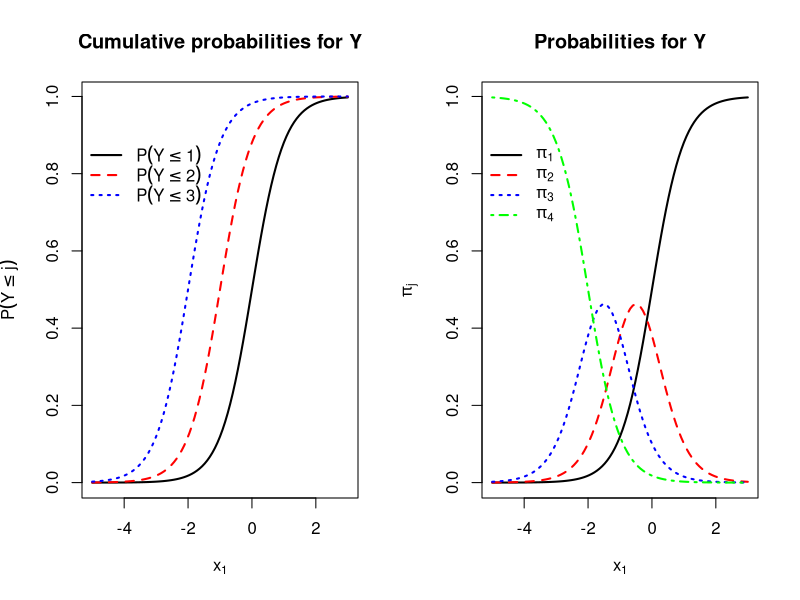
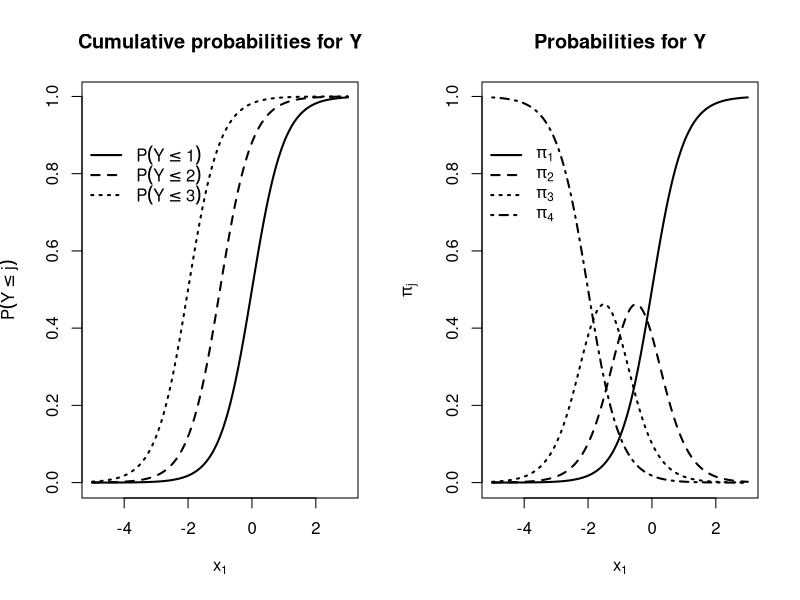
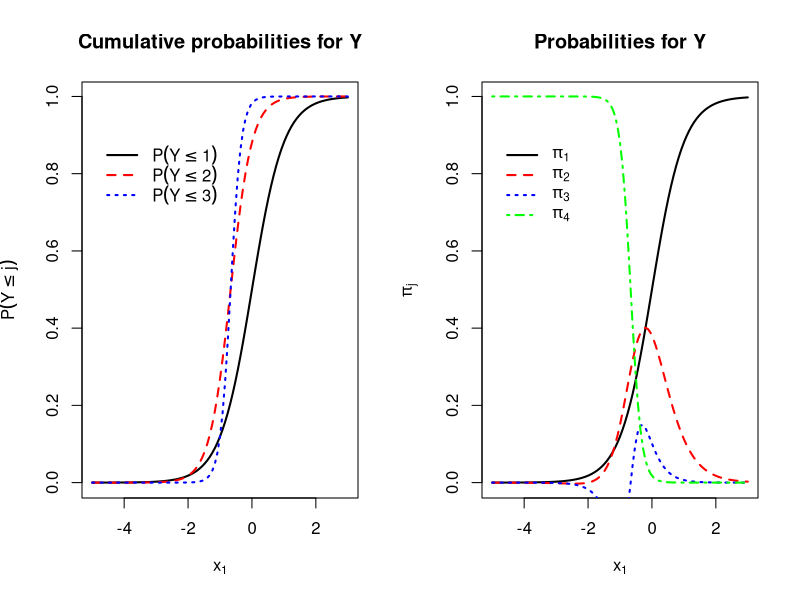
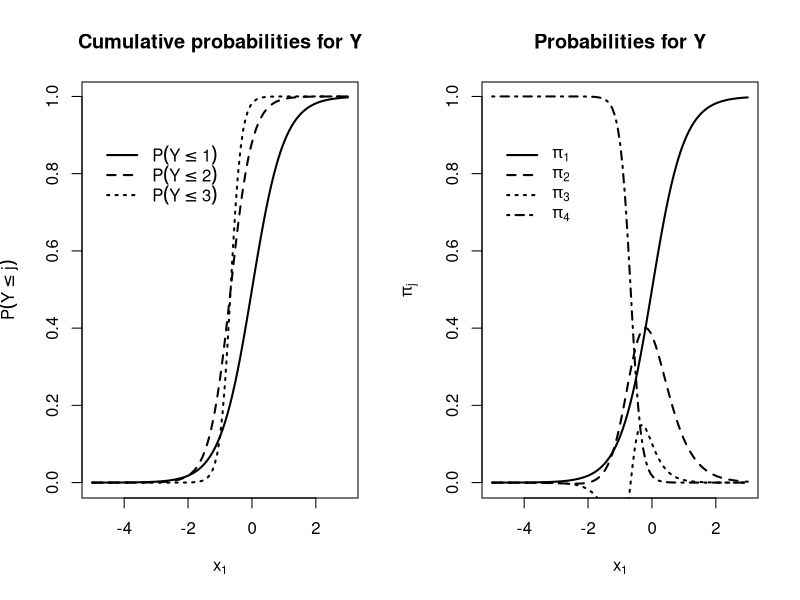

Write R code to recreate these figures, in order.
#####################################################################
# NAME:  Chris Bilder                                               #
# DATE:  1-5-11                                                     #
# PURPOSE: Plot of proportional and nonproportional odds models     #
#                                                                   #
# NOTES:                                                            #
#####################################################################

#####################################################################
# Plot of proportional odds model

  # Remember that beta10 < beta20 < beta30
  beta<-c(0, 2, 4, 2) #beta10, beta20, beta30, beta1
  x.range<-c(-5, 3)
  
  x11(width = 10, height = 6, pointsize = 12)

  # pdf(file = "c:\\figures\\Figure3.4color.pdf", width = 8, height = 6, colormodel = "cmyk")   # Create plot for book
  par(mfrow = c(1, 2))
  curve(expr = plogis(q = beta[1] + beta[4]*x), xlim = x.range, ylab = expression(P(Y<=j)),
    xlab = expression(x[1]), main = "Cumulative probabilities for Y", lwd = 2)
  curve(expr = plogis(q = beta[2] + beta[4]*x), add = TRUE, lty = "dashed", col = "red", lwd = 2)
  curve(expr = plogis(q = beta[3] + beta[4]*x), add = TRUE, lty = "dotted", , col = "blue", lwd = 2)
  legend(x = -5.5, y = 0.9, legend = c(expression(P(Y<=1)), expression(P(Y<=2)), expression(P(Y<=3))),
    lty = c("solid", "dashed", "dotted", "dotdash"), col = c("black", "red", "blue"),
    bty = "n", lwd = 2)
  
  curve(expr = plogis(q = beta[1] + beta[4]*x), xlim = x.range, ylab = expression(pi[j]),
    xlab = expression(x[1]), main = "Probabilities for Y", lwd = 2)
  curve(expr = plogis(q = beta[2] + beta[4]*x) - plogis(q = beta[1] + beta[4]*x), add = TRUE,
    lty = "dashed", col = "red", lwd = 2)
  curve(expr = plogis(q = beta[3] + beta[4]*x) - plogis(q = beta[2] + beta[4]*x), add = TRUE,
    lty = "dotted", , col = "blue", lwd = 2)
  curve(expr = 1 - plogis(q = beta[3] + beta[4]*x), add = TRUE,
    lty = "dotdash", col = "green", lwd = 2)
  legend(x = -5.5, y = 0.9, legend = c(expression(pi[1]), expression(pi[2]), expression(pi[3]), expression(pi[4])),
    lty = c("solid", "dashed", "dotted", "dotdash"), col = c("black", "red", "blue", "green"),
    bty = "n", lwd = 2)
  # dev.off()  # Create plot for book


  # Black-and-white version of plot
  # pdf(file = "c:\\figures\\Figure3.4BW.pdf", width = 8, height = 6, colormodel = "cmyk")   # Create plot for book
  par(mfrow = c(1, 2))
  curve(expr = plogis(q = beta[1] + beta[4]*x), xlim = x.range, ylab = expression(P(Y<=j)),
    xlab = expression(x[1]), main = "Cumulative probabilities for Y", lwd = 2)
  curve(expr = plogis(q = beta[2] + beta[4]*x), add = TRUE, lty = "dashed", col = "black", lwd = 2)
  curve(expr = plogis(q = beta[3] + beta[4]*x), add = TRUE, lty = "dotted", , col = "black", lwd = 2)
  legend(x = -5.5, y = 0.9, legend = c(expression(P(Y<=1)), expression(P(Y<=2)), expression(P(Y<=3))),
    lty = c("solid", "dashed", "dotted", "dotdash"), col = c("black", "black", "black"),
    bty = "n", lwd = 2)

  curve(expr = plogis(q = beta[1] + beta[4]*x), xlim = x.range, ylab = expression(pi[j]),
    xlab = expression(x[1]), main = "Probabilities for Y", lwd = 2)
  curve(expr = plogis(q = beta[2] + beta[4]*x) - plogis(q = beta[1] + beta[4]*x), add = TRUE,
    lty = "dashed", col = "black", lwd = 2)
  curve(expr = plogis(q = beta[3] + beta[4]*x) - plogis(q = beta[2] + beta[4]*x), add = TRUE,
    lty = "dotted", , col = "black", lwd = 2)
  curve(expr = 1 - plogis(q = beta[3] + beta[4]*x), add = TRUE,
    lty = "dotdash", col = "black", lwd = 2)
  legend(x = -5.5, y = 0.9, legend = c(expression(pi[1]), expression(pi[2]), expression(pi[3]), expression(pi[4])),
    lty = c("solid", "dashed", "dotted", "dotdash"), col = c("black", "black", "black", "black"),
    bty = "n", lwd = 2)
  # dev.off()  # Create plot for book



#####################################################################
# Plot of non-proportional odds model

  beta<-c(0, 2, 4, 2, 3, 6) #beta10, beta20, beta30, beta11, beta21, beta31
  #beta<-c(0, 2, 4, 2, 3, 4) #beta10, beta20, beta30, beta11, beta21, beta31  #Lines do not appear to cross
  x.range<-c(-5, 3)
  
  x11(width = 10, height = 6, pointsize = 12)
  # pdf(file = "c:\\figures\\Figure3.6color.pdf", width = 8, height = 6, colormodel = "cmyk")   # Create plot for book

  par(mfrow = c(1, 2))
  curve(expr = plogis(q = beta[1] + beta[4]*x), xlim = x.range, ylab = expression(P(Y<=j)),
    xlab = expression(x[1]), main = "Cumulative probabilities for Y", lwd = 2)
  curve(expr = plogis(q = beta[2] + beta[5]*x), add = TRUE, lty = "dashed", col = "red", lwd = 2)
  curve(expr = plogis(q = beta[3] + beta[6]*x), add = TRUE, lty = "dotted", , col = "blue", lwd = 2)
  legend(x = -5, y = 0.9, legend = c(expression(P(Y<=1)), expression(P(Y<=2)), expression(P(Y<=3))),
    lty = c("solid", "dashed", "dotted", "dotdash"), col = c("black", "red", "blue", "green"),
    bty = "n", lwd = 2)

  curve(expr = plogis(q = beta[1] + beta[4]*x), xlim = x.range, ylab = expression(pi[j]),
    xlab = expression(x[1]), main = "Probabilities for Y", lwd = 2)
  curve(expr = plogis(q = beta[2] + beta[5]*x) - plogis(q = beta[1] + beta[4]*x), add = TRUE,
    lty = "dashed", col = "red", lwd = 2)
  curve(expr = plogis(q = beta[3] + beta[6]*x) - plogis(q = beta[2] + beta[5]*x), add = TRUE,
    lty = "dotted", , col = "blue", lwd = 2)
  curve(expr = 1 - plogis(q = beta[3] + beta[6]*x), add = TRUE,
    lty = "dotdash", col = "green", lwd = 2)
  legend(x = -5, y = 0.9, legend = c(expression(pi[1]), expression(pi[2]), expression(pi[3]), expression(pi[4])),
    lty = c("solid", "dashed", "dotted", "dotdash"), col = c("black", "red", "blue", "green"),
    bty = "n", lwd = 2)
  # dev.off()  # Create plot for book


  # Black-and-white version of plot
  # pdf(file = "c:\\figures\\Figure3.6BW.pdf", width = 8, height = 6, colormodel = "cmyk")   # Create plot for book
  par(mfrow = c(1, 2))
  curve(expr = plogis(q = beta[1] + beta[4]*x), xlim = x.range, ylab = expression(P(Y<=j)),
    xlab = expression(x[1]), main = "Cumulative probabilities for Y", lwd = 2)
  curve(expr = plogis(q = beta[2] + beta[5]*x), add = TRUE, lty = "dashed", col = "black", lwd = 2)
  curve(expr = plogis(q = beta[3] + beta[6]*x), add = TRUE, lty = "dotted", , col = "black", lwd = 2)
  legend(x = -5, y = 0.9, legend = c(expression(P(Y<=1)), expression(P(Y<=2)), expression(P(Y<=3))),
    lty = c("solid", "dashed", "dotted", "dotdash"), col = c("black", "black", "black"),
    bty = "n", lwd = 2)

  curve(expr = plogis(q = beta[1] + beta[4]*x), xlim = x.range, ylab = expression(pi[j]),
    xlab = expression(x[1]), main = "Probabilities for Y", lwd = 2)
  curve(expr = plogis(q = beta[2] + beta[5]*x) - plogis(q = beta[1] + beta[4]*x), add = TRUE,
    lty = "dashed", col = "black", lwd = 2)
  curve(expr = plogis(q = beta[3] + beta[6]*x) - plogis(q = beta[2] + beta[5]*x), add = TRUE,
    lty = "dotted", , col = "black", lwd = 2)
  curve(expr = 1 - plogis(q = beta[3] + beta[6]*x), add = TRUE,
    lty = "dotdash", col = "black", lwd = 2)
  legend(x = -5, y = 0.9, legend = c(expression(pi[1]), expression(pi[2]), expression(pi[3]), expression(pi[4])),
    lty = c("solid", "dashed", "dotted", "dotdash"), col = c("black", "black", "black", "black"),
    bty = "n", lwd = 2)
  # dev.off()  # Create plot for book

















#
